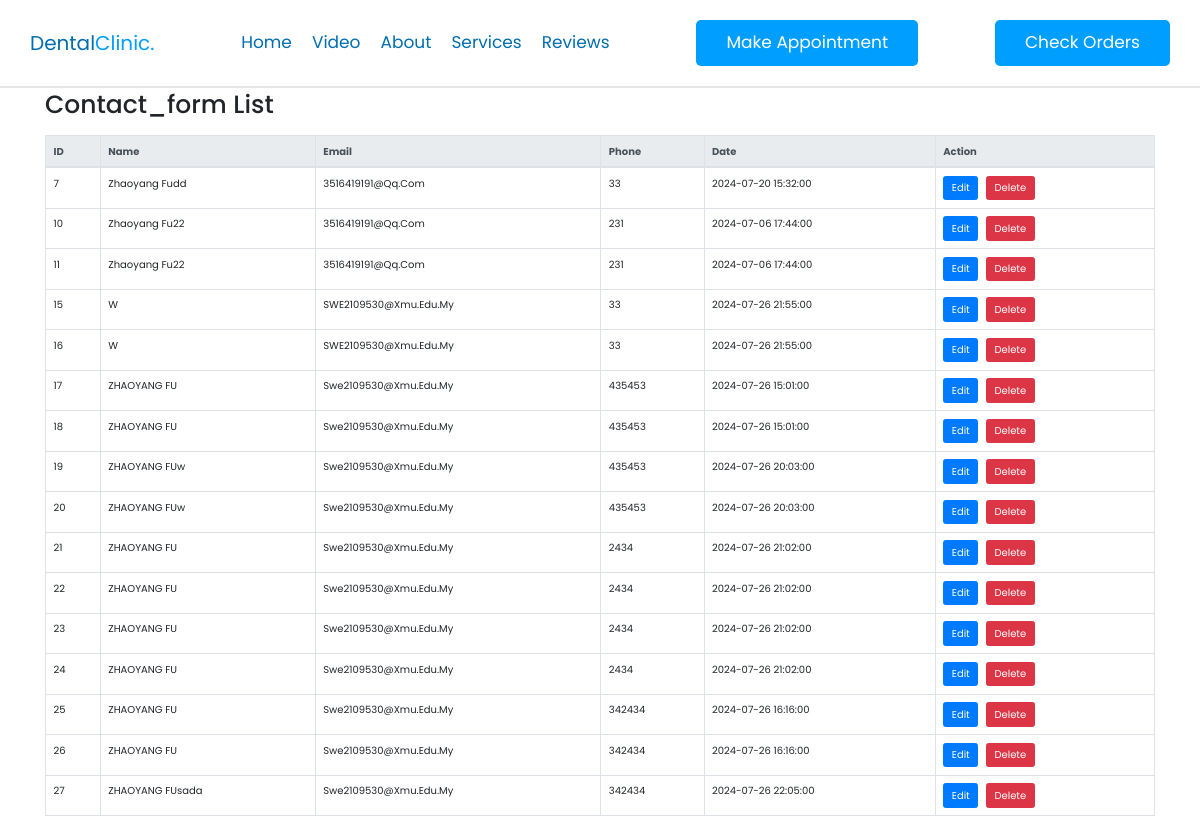
/orders.php, run on the app's committed database.
### tables this page shows
CREATE TABLE `contact_form` (
  `id` int(100) NOT NULL,
  `name` varchar(100) NOT NULL,
  `email` varchar(100) NOT NULL,
  `number` varchar(10) NOT NULL,
  `date` datetime NOT NULL
);

### orders.php (the view, shortened to what this page needs)
<?php
$conn = mysqli_connect('localhost', 'root', '', 'contact_db') or die('Connection failed');
$result = mysqli_query($conn, "SELECT * FROM contact_form");
?>
<!DOCTYPE html>
<html lang="en">
<head>
   <link rel="stylesheet" href="https://cdnjs.cloudflare.com/ajax/libs/font-awesome/6.0.0/css/all.min.css">
    <link rel="stylesheet" href="https://cdnjs.cloudflare.com/ajax/libs/bootstrap/4.6.1/css/bootstrap.min.css">
    <link rel="stylesheet" href="css/style.css">
</head>
<body>
<header class="header fixed-top">
   <div class="container">
      <div class="row align-items-center justify-content-between">
         <a href="index.html" class="logo">dental<span>Clinic.</span></a>
         <nav class="nav">
        <a href="index.html#home">home</a>
        <a href="index.html#video">video</a>
        <a href="index.html#about">about</a>
        <a href="index.html#services">services</a>
        <a href="index.html#reviews">reviews</a>
        </nav>
         <a href="contact.php" class="link-btn">make appointment</a>
         <a href="orders.php" class="link-btn">check orders</a>
      </div>
   </div>
</header>
<br><br><br><br>
<div class="container mt-5">
    <h1 class="mb-4">contact_form List</h1>
    <table class="table table-bordered">
        <thead class="thead-light">
            <tr>
                <th>ID</th>
                <th>Name</th>
                <th>Email</th>
                <th>Phone</th>
                <th>Date</th>
                <th>Action</th>
            </tr>
        </thead>
        <tbody>
            <?php while ($row = mysqli_fetch_assoc($result)) { ?>
                <tr>
                    <td><?php echo $row['id']; ?></td>
                    <td><?php echo $row['name']; ?></td>
                    <td><?php echo $row['email']; ?></td>
                    <td><?php echo $row['number']; ?></td>
                    <td><?php echo $row['date']; ?></td>
                    <td>
                        <a href="edit.php?id=<?php echo $row['id']; ?>" class="btn btn-primary action-btn">Edit</a>
                        <a href="orders.php?delete=<?php echo $row['id']; ?>" class="btn btn-danger action-btn" onclick="return confirm('Are you sure you want to delete this appointment?');">Delete</a>
                    </td>
                </tr>
            <?php } ?>
        </tbody>
    </table>
</div>
</body>
</html>

### css/style.css (style rules this page uses)
:root { --blue:#009EFF; --black:#006DAF; --white:#fff; --light-color:#666; --light-bg:#eee; --border:.2rem solid rgba(0,0,0,.1); --box-shadow:0 .5rem 1rem rgba(0,0,0,.1); }
* { font-family: 'Poppins', sans-serif; margin:0; padding:0; box-sizing: border-box; outline: none; border:none; text-decoration: none !important; text-transform: capitalize; }
html { font-size: 62.5%; overflow-x: hidden; scroll-behavior: smooth; scroll-padding-top: 6.5rem; }
.link-btn { display: inline-block; padding:1rem 3rem; border-radius: .5rem; background-color: var(--blue); cursor: pointer; font-size: 1.7rem; color:var(--white); }
.header { padding:2rem; border-bottom: var(--border); }
.header .logo { font-size: 2rem; color:var(--black); }
.header .logo span { color:var(--blue); }
.header .nav a { margin:0 1rem; font-size: 1.7rem; color:var(--black); }

### orders.php (style rules this page uses)
.action-btn { margin-right: 5px; }

### data on the page
contact_form: id "7", name "Zhaoyang Fudd", email "3516419191@qq.com", number "33", date "2024-07-20 15:32:00"
contact_form: id "10", name "Zhaoyang Fu22", email "3516419191@qq.com", number "231", date "2024-07-06 17:44:00"
contact_form: id "11", name "Zhaoyang Fu22", email "3516419191@qq.com", number "231", date "2024-07-06 17:44:00"
contact_form: id "15", name "W", email "SWE2109530@xmu.edu.my", number "33", date "2024-07-26 21:55:00"
contact_form: id "16", name "W", email "SWE2109530@xmu.edu.my", number "33", date "2024-07-26 21:55:00"
contact_form: id "17", name "ZHAOYANG FU", email "Swe2109530@xmu.edu.my", number "435453", date "2024-07-26 15:01:00"
contact_form: id "18", name "ZHAOYANG FU", email "Swe2109530@xmu.edu.my", number "435453", date "2024-07-26 15:01:00"
contact_form: id "19", name "ZHAOYANG FUw", email "Swe2109530@xmu.edu.my", number "435453", date "2024-07-26 20:03:00"
contact_form: id "20", name "ZHAOYANG FUw", email "Swe2109530@xmu.edu.my", number "435453", date "2024-07-26 20:03:00"
contact_form: id "21", name "ZHAOYANG FU", email "Swe2109530@xmu.edu.my", number "2434", date "2024-07-26 21:02:00"
contact_form: id "22", name "ZHAOYANG FU", email "Swe2109530@xmu.edu.my", number "2434", date "2024-07-26 21:02:00"
contact_form: id "23", name "ZHAOYANG FU", email "Swe2109530@xmu.edu.my", number "2434", date "2024-07-26 21:02:00"
contact_form: id "24", name "ZHAOYANG FU", email "Swe2109530@xmu.edu.my", number "2434", date "2024-07-26 21:02:00"
contact_form: id "25", name "ZHAOYANG FU", email "Swe2109530@xmu.edu.my", number "342434", date "2024-07-26 16:16:00"
contact_form: id "26", name "ZHAOYANG FU", email "Swe2109530@xmu.edu.my", number "342434", date "2024-07-26 16:16:00"
contact_form: id "27", name "ZHAOYANG FUsada", email "Swe2109530@xmu.edu.my", number "342434", date "2024-07-26 22:05:00"
